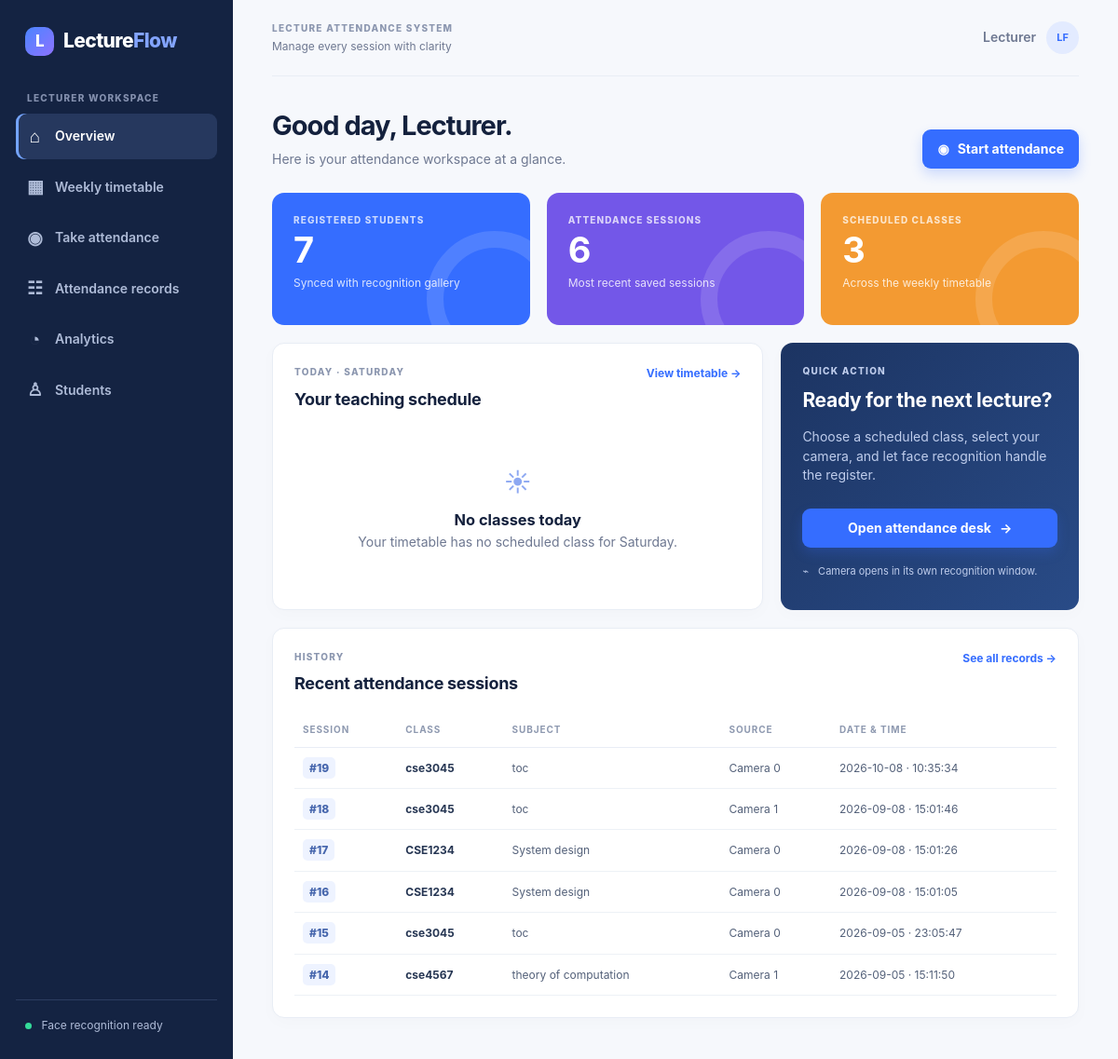
The page / on the database its author committed.
### tables this page shows
CREATE TABLE attendance_sessions (
    session_id INTEGER PRIMARY KEY AUTOINCREMENT,
    class_name TEXT NOT NULL,
    subject TEXT NOT NULL,
    source TEXT NOT NULL,
    started_at TEXT NOT NULL,
    ended_at TEXT NOT NULL
);

### app.py (the view)
@app.route("/")
def dashboard():
    sessions = database.recent_sessions(6, DB_PATH)
    blocks = scheduled_blocks()
    today_name = DAYS[date.today().weekday()]
    today_classes = [block for block in blocks if block["row"][1] == today_name]
    return render_template("dashboard.html", page="dashboard", sessions=sessions, blocks=blocks, today_name=today_name, today_classes=today_classes, student_count=active_student_count())

### app.py (called while the page is built)
def active_student_count() -> int:
    with database.connect(DB_PATH) as connection:
        return int(connection.execute("SELECT COUNT(*) FROM students WHERE active = 1").fetchone()[0])

def scheduled_blocks() -> list[dict]:
    rows = [row for row in database.timetable_entries(db_path=DB_PATH) if row[6].strip()]
    rows.sort(key=lambda row: (DAYS.index(row[1]), row[3], row[2]))
    blocks: list[dict] = []
    for row in rows:
        identity = (row[1], row[3], row[6], row[7], row[8], row[9])
        if blocks and blocks[-1]["identity"] == identity and row[2] == blocks[-1]["last_period"] + 1:
            blocks[-1]["end_time"] = row[5]
            blocks[-1]["last_period"] = row[2]
        else:
            blocks.append({"identity": identity, "row": row, "start_time": row[4], "end_time": row[5], "last_period": row[2]})
    return blocks

@app.context_processor
def inject_navigation():
    return {"days": DAYS}

### database.py (called while the page is built)
@contextmanager
def connect(db_path: str | Path = DEFAULT_DB):
    path = Path(db_path)
    path.parent.mkdir(parents=True, exist_ok=True)
    connection = sqlite3.connect(path)
    try:
        connection.execute("PRAGMA foreign_keys = ON")
        connection.executescript(SCHEMA)
        yield connection
        connection.commit()
    finally:
        connection.close()

def timetable_entries(day_name: str | None = None, db_path: str | Path = DEFAULT_DB):
    initialize_timetable(db_path)
    with connect(db_path) as connection:
        if day_name:
            return connection.execute(
                "SELECT entry_id, day_name, period_index, class_type, start_time, end_time, class_code, subject, room, student_group FROM timetable_entries WHERE day_name = ? ORDER BY period_index, class_type",
                (day_name,),
            ).fetchall()
        return connection.execute(
            "SELECT entry_id, day_name, period_index, class_type, start_time, end_time, class_code, subject, room, student_group FROM timetable_entries ORDER BY day_name, period_index, class_type"
        ).fetchall()

def recent_sessions(limit: int = 20, db_path: str | Path = DEFAULT_DB):
    with connect(db_path) as connection:
        return connection.execute(
            "SELECT session_id, class_name, subject, source, started_at, ended_at FROM attendance_sessions ORDER BY session_id DESC LIMIT ?",
            (limit,),
        ).fetchall()

### templates/dashboard.html
{% extends 'base.html' %}{% block title %}Overview · LectureFlow{% endblock %}{% block content %}
<section class="page-heading"><div><h1>Good day, Lecturer.</h1><p>Here is your attendance workspace at a glance.</p></div><a class="button primary" href="{{ url_for('take_attendance') }}"><span>◉</span> Start attendance</a></section>
<section class="metric-grid"><article class="metric-card blue"><p>REGISTERED STUDENTS</p><strong>{{ student_count }}</strong><span>Synced with recognition gallery</span></article><article class="metric-card violet"><p>ATTENDANCE SESSIONS</p><strong>{{ sessions|length }}</strong><span>Most recent saved sessions</span></article><article class="metric-card amber"><p>SCHEDULED CLASSES</p><strong>{{ blocks|length }}</strong><span>Across the weekly timetable</span></article></section>
<section class="split-grid"><article class="panel today-panel"><div class="panel-heading"><div><p class="eyebrow">TODAY · {{ today_name|upper }}</p><h2>Your teaching schedule</h2></div><a href="{{ url_for('timetable') }}">View timetable →</a></div>{% if today_classes %}<div class="class-list">{% for block in today_classes %}<div class="class-item"><span class="time-chip">{{ block.start_time }}<small>{{ block.end_time }}</small></span><div><strong>{{ block.row[6] }}</strong><p>{{ block.row[7] or 'General' }} · {{ block.row[8] or 'Room not set' }}</p></div><span class="type-pill">{{ block.row[3] }}</span></div>{% endfor %}</div>{% else %}<div class="empty-state"><span>☀</span><h3>No classes today</h3><p>Your timetable has no scheduled class for {{ today_name }}.</p></div>{% endif %}</article>
<article class="panel quick-panel"><p class="eyebrow">QUICK ACTION</p><h2>Ready for the next lecture?</h2><p>Choose a scheduled class, select your camera, and let face recognition handle the register.</p><a class="button primary full" href="{{ url_for('take_attendance') }}">Open attendance desk <span>→</span></a><div class="quick-note"><span>⌁</span> Camera opens in its own recognition window.</div></article></section>
<section class="panel"><div class="panel-heading"><div><p class="eyebrow">HISTORY</p><h2>Recent attendance sessions</h2></div><a href="{{ url_for('records') }}">See all records →</a></div>{% if sessions %}<div class="table-wrap"><table><thead><tr><th>SESSION</th><th>CLASS</th><th>SUBJECT</th><th>SOURCE</th><th>DATE & TIME</th></tr></thead><tbody>{% for session in sessions %}<tr><td><span class="id-badge">#{{ session[0] }}</span></td><td><strong>{{ session[1] }}</strong></td><td>{{ session[2] }}</td><td>Camera {{ session[3] }}</td><td>{{ session[4].replace('T', ' · ') }}</td></tr>{% endfor %}</tbody></table></div>{% else %}<div class="empty-state compact"><span>◌</span><h3>No sessions yet</h3><p>Your saved attendance sessions will appear here.</p></div>{% endif %}</section>
{% endblock %}

### templates/base.html (shortened to what this page needs)
<!doctype html>
<html lang="en">
<head>
  <link rel="stylesheet" href="{{ url_for('static', filename='css/app.css') }}">
</head>
<body>
  <aside class="sidebar">
    <a class="brand" href="{{ url_for('dashboard') }}"><span class="brand-mark">L</span><span>Lecture<span>Flow</span></span></a>
    <p class="side-label">LECTURER WORKSPACE</p>
    <nav>
      <a class="nav-link {{ 'active' if page == 'dashboard' }}" href="{{ url_for('dashboard') }}"><i>⌂</i>Overview</a>
      <a class="nav-link {{ 'active' if page == 'timetable' }}" href="{{ url_for('timetable') }}"><i>▦</i>Weekly timetable</a>
      <a class="nav-link {{ 'active' if page == 'attendance' }}" href="{{ url_for('take_attendance') }}"><i>◉</i>Take attendance</a>
      <a class="nav-link {{ 'active' if page == 'records' }}" href="{{ url_for('records') }}"><i>☷</i>Attendance records</a>
      <a class="nav-link {{ 'active' if page == 'analytics' }}" href="{{ url_for('analytics') }}"><i>◔</i>Analytics</a>
      <a class="nav-link {{ 'active' if page == 'students' }}" href="{{ url_for('students') }}"><i>♙</i>Students</a>
    </nav>
    <div class="sidebar-bottom"><span class="live-dot"></span> Face recognition ready</div>
  </aside>
  <main class="main-content">
    <header class="topbar"><button class="mobile-menu" type="button" aria-label="Open navigation">☰</button><div><p class="eyebrow">LECTURE ATTENDANCE SYSTEM</p><p class="date-display">{{ today_label|default('Manage every session with clarity') }}</p></div><div class="profile"><span>Lecturer</span><b>LF</b></div></header>
    {% block content %}{% endblock %}
  </main>
</body>
</html>

### rows shown on the page
attendance_sessions: session_id "19", class_name "cse3045", subject "toc", source "0", started_at "2026-10-08 · 10:35:34"
attendance_sessions: session_id "18", class_name "cse3045", subject "toc", source "1", started_at "2026-09-08 · 15:01:46"
attendance_sessions: session_id "17", class_name "CSE1234", subject "System design", source "0", started_at "2026-09-08 · 15:01:26"
attendance_sessions: session_id "16", class_name "CSE1234", subject "System design", source "0", started_at "2026-09-08 · 15:01:05"
attendance_sessions: session_id "15", class_name "cse3045", subject "toc", source "0", started_at "2026-09-05 · 23:05:47"
attendance_sessions: session_id "14", class_name "cse4567", subject "theory of computation", source "1", started_at "2026-09-05 · 15:11:50"

### other values the page prints
{{ today_label|default('Manage every session with clarity') }} "Manage every session with clarity"
{{ student_count }} "7"
{{ sessions|length }} "6"
{{ blocks|length }} "3"
{{ today_name|upper }} "SATURDAY"
{{ today_name }} "Saturday"
